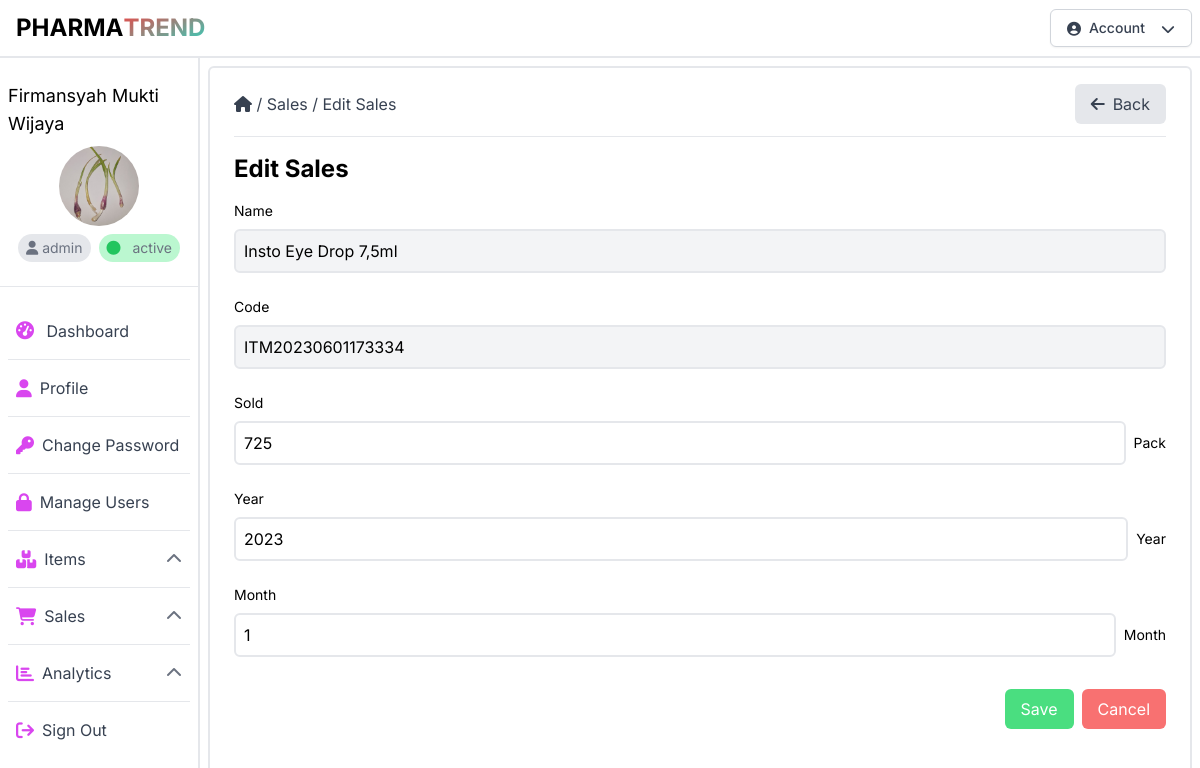
Page /edit_sales.php?id=68 (signed in) on the earlier database version.
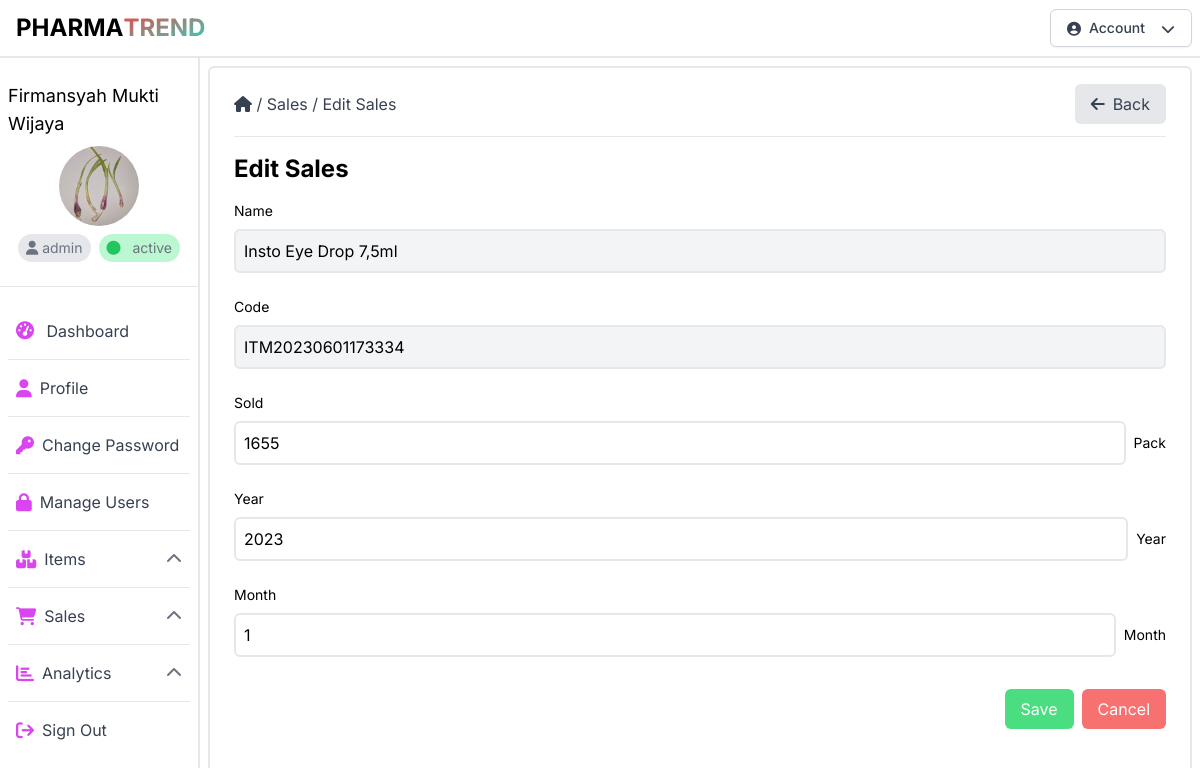
Same page on the later database version.
### tables this page shows
CREATE TABLE `sales` (
  `id` int(11) NOT NULL,
  `code` varchar(32) NOT NULL,
  `sold` varchar(256) NOT NULL,
  `month` varchar(16) NOT NULL,
  `year` varchar(16) NOT NULL,
  `created_at` datetime NOT NULL,
  `updated_at` datetime NOT NULL,
  `id_item` int(11) NOT NULL,
  `id_user` int(11) NOT NULL
);

### public/edit_sales.php (the view, shortened to what the changed rows need)
<?php
require_once("config.php");
?>
<!DOCTYPE html>
<html lang="id">
<head>
    <link rel="stylesheet" href="css/output.css">
    <link rel="stylesheet" href="https://cdnjs.cloudflare.com/ajax/libs/font-awesome/6.4.0/css/all.min.css"
 />
</head>
<body class="font-inter">
    <div class="container-fluid mx-auto h-auto">
        <div class="flex">
            <?php
                include("components/sidebar.php");
            ?>
            <div class="w-10/12 h-[calc(100vh-3.5rem)] p-2">
                <div class="w-full h-auto border-2 border-gray-200 rounded-md py-4 px-6">
                    <div class="flex flex-col gap-4 mt-4 mb-16">
                        <div class="flex flex-col gap-2">
                            <div class="flex flex-row items-center justify-between">
                                <div class="flex flex-row items-center gap-2">
                                    <h1 class="text-2xl font-bold">Edit Sales</h1>
                                </div>
                            </div>
                            <div class="flex flex-col gap-4">
                                <?php
                                    if(isset($_POST["submit"])){
                                        $id_user = $_SESSION["id"];
                                        $name_item = $_POST["name"];
                                        $code = $_POST["code"];
                                        $sold = $_POST["sold"];
                                        $month = $_POST["month"];
                                        $year = $_POST["year"];
                                        $created_at = date("Y-m-d H:i:s");
                                        $updated_at = date("Y-m-d H:i:s");
                                        if($name_item == "" || $code == "" || $sold == "" || $month == "" || $year == ""){
                                            echo "<div class='bg-red-200 text-red-700 border-2 border-red-700 rounded-md p-2'>Please fill all the form</div>";
                                        }
                                        $sql = "SELECT * FROM items WHERE name = '$name_item'";
                                        $query = mysqli_query($conn, $sql);
                                        if(mysqli_num_rows($query) > 0){
                                            $row = mysqli_fetch_assoc($query);
                                            $id_item = $row["id"];
                                            $sql = "SELECT * FROM sales WHERE id_item = '$id_item' AND month = '$month' AND year = '$year'";
                                            $query = mysqli_query($conn, $sql);
                                            if(mysqli_num_rows($query) > 0){
                                                $sql = "UPDATE sales SET sold = '$sold', updated_at = '$updated_at' WHERE id_item = '$id_item' AND month = '$month' AND year = '$year'";
                                                $query = mysqli_query($conn, $sql);
                                                echo "<div class='bg-green-200 text-green-700 border-2 border-green-700 rounded-md p-2'>Sales updated successfully</div>";
                                            }else{
                                                echo "<div class='bg-red-200 text-red-700 border-2 border-red-700 rounded-md p-2'>Sales not found</div>";
                                            }
                                        } else{
                                            echo "<div class='bg-red-200 text-red-700 border-2 border-red-700 rounded-md p-2'>Item not found</div>";
                                        }
                                    } else {
                                        $id = $_GET["id"];
                                        $sql = "SELECT * FROM sales WHERE id = '$id'";
                                        $sales = mysqli_query($conn, $sql);
                                        if(mysqli_num_rows($sales) > 0){
                                            $row = mysqli_fetch_assoc($sales);
                                            $sold = $row["sold"];
                                            $month = $row["month"];
                                            $year = $row["year"];
                                        }
                                    }
                                ?>
                                <form action="edit_sales.php?id=<?php echo $_GET["id"]; ?>" method="POST" class="flex flex-col gap-4">
                                    <div class="flex flex-col gap-2 mt-2">
                                        <div class="flex flex-row items-center gap-2">
                                            <input type="number" name="sold" id="sold" value="<?php echo $sold; ?>"
                                                class="border-2 border-gray-200 rounded-md p-2 w-full">
                                            <h1 class="text-sm">Pack</h1>
                                        </div>
                                    </div>
                                    <div class="flex flex-col gap-2 mt-2">
                                        <div class="flex flex-row items-center gap-2">
                                            <input type="number" name="year" id="year" value="<?php echo $year; ?>"
                                                class="border-2 border-gray-200 rounded-md p-2 w-full" readonly>
                                            <h1 class="text-sm">Year</h1>
                                        </div>
                                    </div>
                                    <div class="flex flex-col gap-2 mt-2">
                                        <div class="flex flex-row items-center gap-2">
                                            <input type="number" name="month" id="month" value="<?php echo $month; ?>"
                                                class="border-2 border-gray-200 rounded-md p-2 w-full" readonly>
                                            <h1 class="text-sm">Month</h1>
                                        </div>
                                    </div>
                                </form>
                            </div>
                        </div>
                    </div>
                </div>
            </div>
        </div>
</body>
</html>

Differences in the rows shown:
changed sales: sold "725" → "1655"
